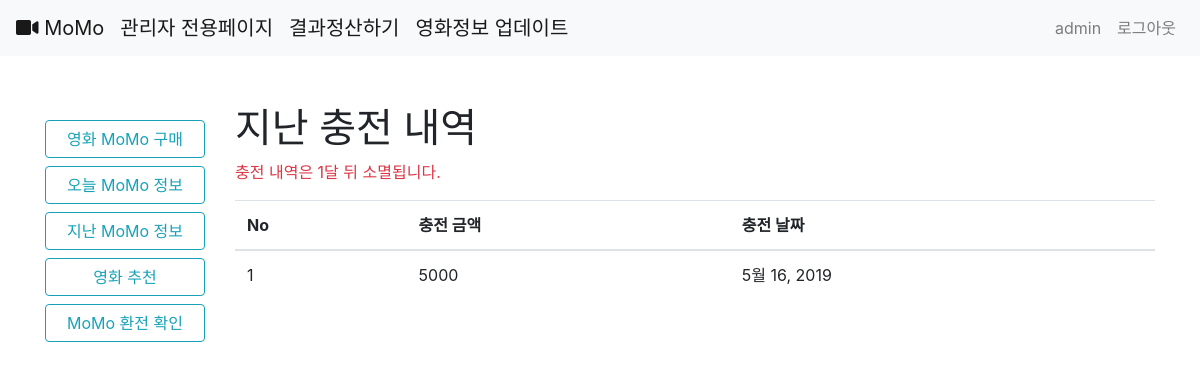
/accounts/payment/2/ (signed in), run on the app's committed database.
### accounts/models.py (models this page shows, shortened)
class User(AbstractUser):
    points = models.PositiveIntegerField(default=0)

class Money(models.Model):
    user = models.ForeignKey(settings.AUTH_USER_MODEL, on_delete = models.CASCADE)
    money = models.PositiveIntegerField(blank=False)
    status = models.TextField()
    date = models.DateField()
    check_date = models.DateField(null=True)

### accounts/views.py (the view)
# urls.py: path('payment/<int:user_id>/', views.payment, name='payment'),
def payment(request,user_id):
    user = get_object_or_404(get_user_model(), pk=user_id)
    money = Money.objects.filter(user=user,status='충전')
    context={
        'money':money
    }
    return render(request, 'accounts/payment.html', context)

### accounts/templates/accounts/payment.html (shortened to what this page needs)
{% extends 'base.html' %}
{% block body %}
<h1>지난 충전 내역</h1>
<p class="text-danger">충전 내역은 1달 뒤 소멸됩니다.</p>
<table class="table">
  <thead>
    <tr>
      <th scope="col">No</th>
      <th scope="col">충전 금액</th>
      <th scope="col">충전 날짜</th>
    </tr>
  </thead>
  <tbody>
      {% for i in money %}
    <tr>
      <td scope="row"></td>
      <td>{{ i.money }}</td>
      <td>{{ i.date }}</td>
    </tr>
    {% endfor %}
  </tbody>
</table>
{% endblock %}

### bob/templates/nav.html (shortened to what this page needs)
<nav class="navbar navbar-expand-lg navbar-light bg-light">
  <a class="navbar-brand" href="{% url 'movies:list' %}">
    <i class="fas fa-video"></i>
    MoMo
  </a>
  {% if user.is_authenticated %}
  {% if user.is_superuser %}
  <a class="navbar-brand" href="/admin/">
      관리자 전용페이지
  </a>
  <a class="navbar-brand" href="{% url 'accounts:calculate' %}">
      결과정산하기
  </a>
  <a class="navbar-brand" href="{% url 'movies:getdata' %}">
      영화정보 업데이트
  </a>
  {% endif %}
  {% endif %}
  <div class="collapse navbar-collapse" id="navbarNav">
    <ul class="navbar-nav ml-auto">
      {% if user.is_authenticated %}
      {% if not user.is_superuser %}
      <li class="nav-item">
        <a class="nav-link" tabindex="-1" aria-disabled="true">{{ user }}님 포인트 {{ user.points }} MoMo</a>
      </li>
      <li class="nav-item">
        <a class="nav-link" href="{% url 'accounts:user_detail' user.id %}" tabindex="-1" aria-disabled="true">마이페이지</a>
      </li>
      {% else %}
      <li class="nav-item">
        <a class="nav-link" tabindex="-1" aria-disabled="true">{{ user }}</a>
      </li>
      {% endif %}
      <li class="nav-item">
        <a class="nav-link" href="{% url 'accounts:logout' %}">로그아웃</a>
      </li>
      {% endif %}
    </ul>
  </div>
</nav>

### accounts/templates/accounts/payment.html (style rules this page uses)
table { counter-reset: rowNumber-1; }
table tr { counter-increment: rowNumber; }
table tr td:first-child::before { content: counter(rowNumber); min-width: 1em; margin-right: 0.5em; }

### data on the page
User: username "admin"
Money: money "5000", date "5월 16, 2019"
